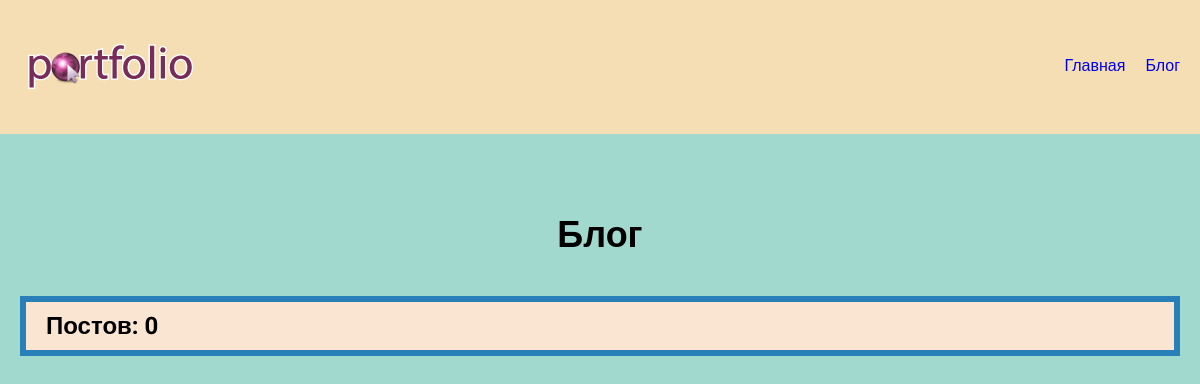
/blog/, run on an earlier commit of the app's database.
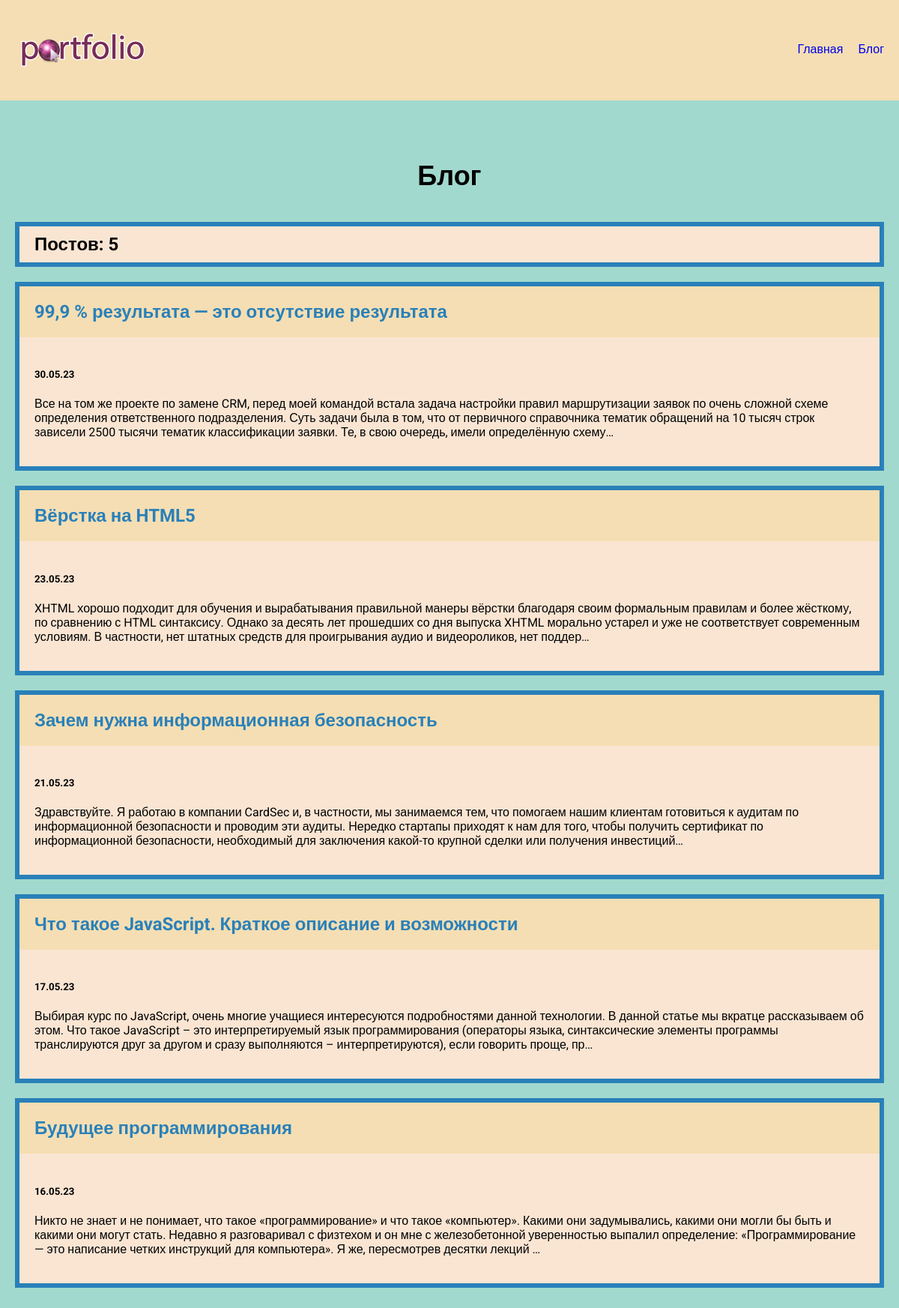
And on a later commit of the database.
### blog/models.py (models this page shows, shortened)
class Blog(models.Model):
    title = models.CharField(max_length=200)
    description = models.TextField()
    date = models.DateField()

### blog/views.py (the view)
# urls.py: path('', views.blogs, name='blogs'),
def blogs(request):
    blogs = Blog.objects.order_by('-date')
    return render(request, 'blog/blogs.html', {'blogs': blogs})

### blog/templates/blog/blogs.html
{% extends 'skills/base.html' %}
{% block content %}
<h1>Блог</h1>
<h2 class="count">Постов: {{ blogs.count }}</h2>
{% for blog in blogs %}
<div class="element">
    <h2 class="top"><a href="{% url 'detail' blog.id %}">{{ blog.title }}</a></h2>
    <div class="blog_text">
        <h5>{{ blog.date|date:'d.m.y' }}</h5>
        <p>{{ blog.description|striptags|truncatechars:360 }}</p>
    </div>
</div>
{% endfor %}
{% endblock %}

What changed in the data, as far as the page shows it:
added Blog: title "99,9 % результата — это отсутствие результата", date "30.05.23", description "Все на том же проекте по замене CRM, перед моей командой встала задача настройки правил маршрутизации заявок по очень сложной схеме определения ответственного подразделения. Суть задачи была в том, что от первичного справочника тематик обращений на 10 тысяч строк зависели 2500 тысячи тематик классификации заявки. Те, в свою очередь, имели определённую схему…"
added Blog: title "Вёрстка на HTML5", date "23.05.23", description "XHTML хорошо подходит для обучения и вырабатывания правильной манеры вёрстки благодаря своим формальным правилам и более жёсткому, по сравнению с HTML синтаксису. Однако за десять лет прошедших со дня выпуска XHTML морально устарел и уже не соответствует современным условиям. В частности, нет штатных средств для проигрывания аудио и видеороликов, нет поддер…"
added Blog: title "Зачем нужна информационная безопасность", date "21.05.23", description "Здравствуйте. Я работаю в компании CardSec и, в частности, мы занимаемся тем, что помогаем нашим клиентам готовиться к аудитам по информационной безопасности и проводим эти аудиты. Нередко стартапы приходят к нам для того, чтобы получить сертификат по информационной безопасности, необходимый для заключения какой-то крупной сделки или получения инвестиций…"
added Blog: title "Что такое JavaScript. Краткое описание и возможности", date "17.05.23", description "Выбирая курс по JavaScript, очень многие учащиеся интересуются подробностями данной технологии. В данной статье мы вкратце рассказываем об этом. Что такое JavaScript – это интерпретируемый язык программирования (операторы языка, синтаксические элементы программы транслируются друг за другом и сразу выполняются – интерпретируются), если говорить проще, пр…"
added Blog: title "Будущее программирования", date "16.05.23", description "Никто не знает и не понимает, что такое «программирование» и что такое «компьютер». Какими они задумывались, какими они могли бы быть и какими они могут стать. Недавно я разговаривал с физтехом и он мне с железобетонной уверенностью выпалил определение: «Программирование — это написание четких инструкций для компьютера». Я же, пересмотрев десятки лекций …"
Also different on the page:
{{ blogs.count }}: "0" → "5"
